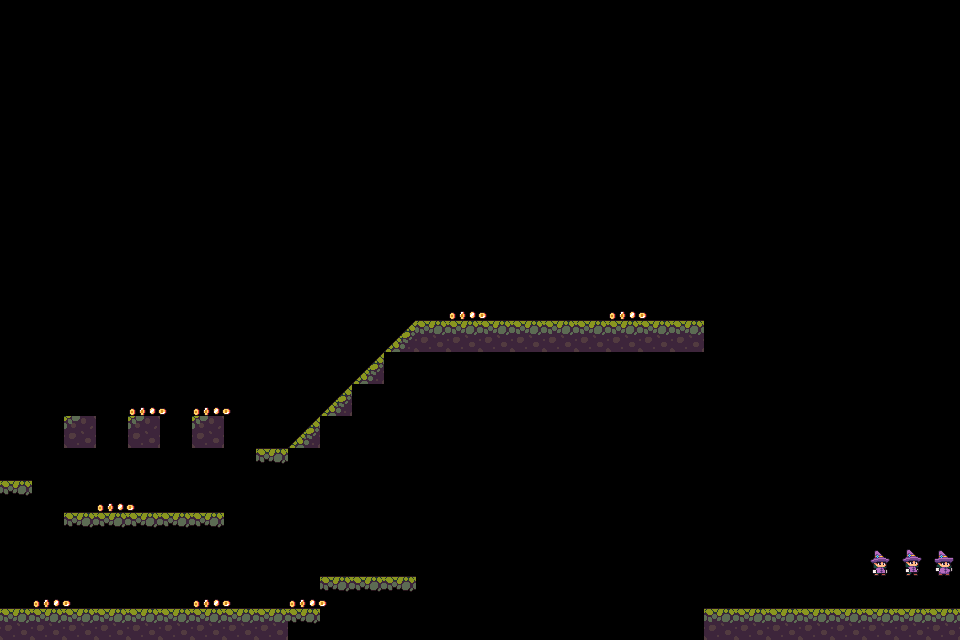

This is a level from a 2D game, rendered from its Tiled map with the project's own tilesets. A one-line summary and the complete map file follow:
An orthogonal 30x20 tile map with 32x32 px tiles, 3 tile layers (platforms, coins, Npc).

<map version="1.10" tiledversion="1.11.0" orientation="orthogonal" renderorder="right-down" width="30" height="20" tilewidth="32" tileheight="32" infinite="0" nextlayerid="4" nextobjectid="1">
 <tileset firstgid="1" source="titles.tsx" />
 <layer id="1" name="platforms" width="30" height="20">
  <data encoding="csv">
0,0,0,0,0,0,0,0,0,0,0,0,0,0,0,0,0,0,0,0,0,0,0,0,0,0,0,0,0,0,
0,0,0,0,0,0,0,0,0,0,0,0,0,0,0,0,0,0,0,0,0,0,0,0,0,0,0,0,0,0,
0,0,0,0,0,0,0,0,0,0,0,0,0,0,0,0,0,0,0,0,0,0,0,0,0,0,0,0,0,0,
0,0,0,0,0,0,0,0,0,0,0,0,0,0,0,0,0,0,0,0,0,0,0,0,0,0,0,0,0,0,
0,0,0,0,0,0,0,0,0,0,0,0,0,0,0,0,0,0,0,0,0,0,0,0,0,0,0,0,0,0,
0,0,0,0,0,0,0,0,0,0,0,0,0,0,0,0,0,0,0,0,0,0,0,0,0,0,0,0,0,0,
0,0,0,0,0,0,0,0,0,0,0,0,0,0,0,0,0,0,0,0,0,0,0,0,0,0,0,0,0,0,
0,0,0,0,0,0,0,0,0,0,0,0,0,0,0,0,0,0,0,0,0,0,0,0,0,0,0,0,0,0,
0,0,0,0,0,0,0,0,0,0,0,0,0,0,0,0,0,0,0,0,0,0,0,0,0,0,0,0,0,0,
0,0,0,0,0,0,0,0,0,0,0,0,0,0,0,0,0,0,0,0,0,0,0,0,0,0,0,0,0,0,
0,0,0,0,0,0,0,0,0,0,0,0,4,19,19,19,19,19,19,19,19,19,0,0,0,0,0,0,0,0,
0,0,0,0,0,0,0,0,0,0,0,4,0,0,0,0,0,0,0,0,0,0,0,0,0,0,0,0,0,0,
0,0,0,0,0,0,0,0,0,0,4,0,0,0,0,0,0,0,0,0,0,0,0,0,0,0,0,0,0,0,
0,0,14,0,14,0,14,0,0,4,0,0,0,0,0,0,0,0,0,0,0,0,0,0,0,0,0,0,0,0,
0,0,0,0,0,0,0,0,25,0,0,0,0,0,0,0,0,0,0,0,0,0,0,0,0,0,0,0,0,0,
25,0,0,0,0,0,0,0,0,0,0,0,0,0,0,0,0,0,0,0,0,0,0,0,0,0,0,0,0,0,
0,0,25,25,25,25,25,0,0,0,0,0,0,0,0,0,0,0,0,0,0,0,0,0,0,0,0,0,0,0,
0,0,0,0,0,0,0,0,0,0,0,0,0,0,0,0,0,0,0,0,0,0,0,0,0,0,0,0,0,0,
0,0,0,0,0,0,0,0,0,0,25,25,25,0,0,0,0,0,0,0,0,0,0,0,0,0,0,0,0,0,
42,42,42,42,42,42,42,42,42,25,0,0,0,0,0,0,0,0,0,0,0,0,19,19,19,19,19,19,19,19
</data>
 </layer>
 <layer id="2" name="coins" width="30" height="20">
  <data encoding="csv">
0,0,0,0,0,0,0,0,0,0,0,0,0,0,0,0,0,0,0,0,0,0,0,0,0,0,0,0,0,0,
0,0,0,0,0,0,0,0,0,0,0,0,0,0,0,0,0,0,0,0,0,0,0,0,0,0,0,0,0,0,
0,0,0,0,0,0,0,0,0,0,0,0,0,0,0,0,0,0,0,0,0,0,0,0,0,0,0,0,0,0,
0,0,0,0,0,0,0,0,0,0,0,0,0,0,0,0,0,0,0,0,0,0,0,0,0,0,0,0,0,0,
0,0,0,0,0,0,0,0,0,0,0,0,0,0,0,0,0,0,0,0,0,0,0,0,0,0,0,0,0,0,
0,0,0,0,0,0,0,0,0,0,0,0,0,0,0,0,0,0,0,0,0,0,0,0,0,0,0,0,0,0,
0,0,0,0,0,0,0,0,0,0,0,0,0,0,0,0,0,0,0,0,0,0,0,0,0,0,0,0,0,0,
0,0,0,0,0,0,0,0,0,0,0,0,0,0,0,0,0,0,0,0,0,0,0,0,0,0,0,0,0,0,
0,0,0,0,0,0,0,0,0,0,0,0,0,0,0,0,0,0,0,0,0,0,0,0,0,0,0,0,0,0,
0,0,0,0,0,0,0,0,0,0,0,0,0,0,61,0,0,0,0,61,0,0,0,0,0,0,0,0,0,0,
0,0,0,0,0,0,0,0,0,0,0,0,0,0,0,0,0,0,0,0,0,0,0,0,0,0,0,0,0,0,
0,0,0,0,0,0,0,0,0,0,0,0,0,0,0,0,0,0,0,0,0,0,0,0,0,0,0,0,0,0,
0,0,0,0,61,0,61,0,0,0,0,0,0,0,0,0,0,0,0,0,0,0,0,0,0,0,0,0,0,0,
0,0,0,0,0,0,0,0,0,0,0,0,0,0,0,0,0,0,0,0,0,0,0,0,0,0,0,0,0,0,
0,0,0,0,0,0,0,0,0,0,0,0,0,0,0,0,0,0,0,0,0,0,0,0,0,0,0,0,0,0,
0,0,0,61,0,0,0,0,0,0,0,0,0,0,0,0,0,0,0,0,0,0,0,0,0,0,0,0,0,0,
0,0,0,0,0,0,0,0,0,0,0,0,0,0,0,0,0,0,0,0,0,0,0,0,0,0,0,0,0,0,
0,0,0,0,0,0,0,0,0,0,0,0,0,0,0,0,0,0,0,0,0,0,0,0,0,0,0,0,0,0,
0,61,0,0,0,0,61,0,0,61,0,0,0,0,0,0,0,0,0,0,0,0,0,0,0,0,0,0,0,0,
0,0,0,0,0,0,0,0,0,0,0,0,0,0,0,0,0,0,0,0,0,0,0,0,0,0,0,0,0,0
</data>
 </layer>
 <layer id="3" name="Npc" width="30" height="20">
  <data encoding="csv">
0,0,0,0,0,0,0,0,0,0,0,0,0,0,0,0,0,0,0,0,0,0,0,0,0,0,0,0,0,0,
0,0,0,0,0,0,0,0,0,0,0,0,0,0,0,0,0,0,0,0,0,0,0,0,0,0,0,0,0,0,
0,0,0,0,0,0,0,0,0,0,0,0,0,0,0,0,0,0,0,0,0,0,0,0,0,0,0,0,0,0,
0,0,0,0,0,0,0,0,0,0,0,0,0,0,0,0,0,0,0,0,0,0,0,0,0,0,0,0,0,0,
0,0,0,0,0,0,0,0,0,0,0,0,0,0,0,0,0,0,0,0,0,0,0,0,0,0,0,0,0,0,
0,0,0,0,0,0,0,0,0,0,0,0,0,0,0,0,0,0,0,0,0,0,0,0,0,0,0,0,0,0,
0,0,0,0,0,0,0,0,0,0,0,0,0,0,0,0,0,0,0,0,0,0,0,0,0,0,0,0,0,0,
0,0,0,0,0,0,0,0,0,0,0,0,0,0,0,0,0,0,0,0,0,0,0,0,0,0,0,0,0,0,
0,0,0,0,0,0,0,0,0,0,0,0,0,0,0,0,0,0,0,0,0,0,0,0,0,0,0,0,0,0,
0,0,0,0,0,0,0,0,0,0,0,0,0,0,0,0,0,0,0,0,0,0,0,0,0,0,0,0,0,0,
0,0,0,0,0,0,0,0,0,0,0,0,0,0,0,0,0,0,0,0,0,0,0,0,0,0,0,0,0,0,
0,0,0,0,0,0,0,0,0,0,0,0,0,0,0,0,0,0,0,0,0,0,0,0,0,0,0,0,0,0,
0,0,0,0,0,0,0,0,0,0,0,0,0,0,0,0,0,0,0,0,0,0,0,0,0,0,0,0,0,0,
0,0,0,0,0,0,0,0,0,0,0,0,0,0,0,0,0,0,0,0,0,0,0,0,0,0,0,0,0,0,
0,0,0,0,0,0,0,0,0,0,0,0,0,0,0,0,0,0,0,0,0,0,0,0,0,0,0,0,0,0,
0,0,0,0,0,0,0,0,0,0,0,0,0,0,0,0,0,0,0,0,0,0,0,0,0,0,0,0,0,0,
0,0,0,0,0,0,0,0,0,0,0,0,0,0,0,0,0,0,0,0,0,0,0,0,0,0,0,0,0,0,
0,0,0,0,0,0,0,0,0,0,0,0,0,0,0,0,0,0,0,0,0,0,0,0,0,0,0,62,0,0,
0,0,0,0,0,0,0,0,0,0,0,0,0,0,0,0,0,0,0,0,0,0,0,0,0,0,0,0,0,0,
0,0,0,0,0,0,0,0,0,0,0,0,0,0,0,0,0,0,0,0,0,0,0,0,0,0,0,0,0,0
</data>
 </layer>
</map>
